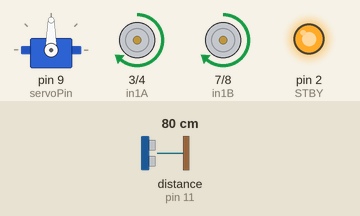
Simulated run of this sketch. Board: Arduino Uno, built with avr-gcc and run on an emulated ATmega328P. Shown: servo, motor-driver pin pairs drawn as motors (green arrow = first pin HIGH = forward, orange = second pin HIGH = backward, longer = more drive, scaled by the enable pin, stopped while the standby pin is LOW), output pins drawn as LEDs (lit = HIGH). Wiring (inferred from the names in the program): ultrasonic range finder: trigger pin 10; echo pin 11. The inputs (shaded band) are chosen by the test bench; at power-on: distance to the obstacle (sensor on pin 11) 80 cm. The echo pulse lasts 58.3 µs per cm; pins used as bus, display or sensor lines are not drawn; what the sketch prints to the serial monitor is not drawn.

Above: at 2.2 s.
2.3 s: distance to the obstacle (sensor on pin 11) set to 24 cm
5.3 s: distance to the obstacle (sensor on pin 11) set to 19 cm
At 8.1 s:
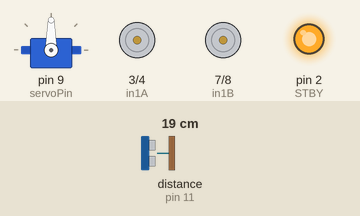
8.3 s: distance to the obstacle (sensor on pin 11) set to 120 cm
11.3 s: distance to the obstacle (sensor on pin 11) set to 2 cm
At 13.3 s:
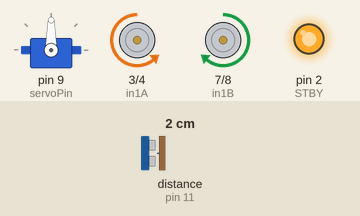
14.3 s: distance to the obstacle (sensor on pin 11) set to 35 cm
At 15.1 s:
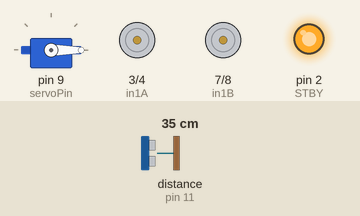
Timing chart, 0 to 18.0 s (numbered marks = the images above; inputs shaded):
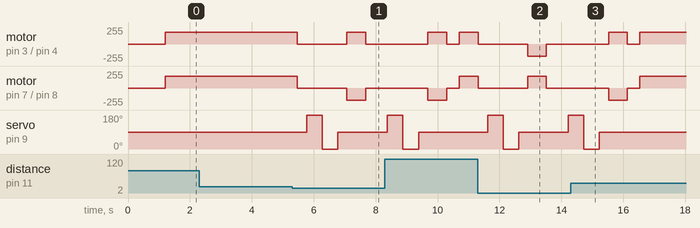

Measured:
- the behaviour switches between 22 and 21 cm on distance to the obstacle (sensor on pin 11) (found by bisection; images 0 and 1)
- after the input at 2.3 s, every drawn part: stays the same
- after the input at 5.3 s, motor on pin 3 (in1A) / pin 4 (in2A): forward 180/255 → stopped after 0.17 s, → forward 180/255 1.6 s later, → stopped 0.60 s later; motor on pin 7 (in1B) / pin 8 (in2B): forward 180/255 → stopped after 0.17 s, → backward 180/255 1.6 s later, → stopped 0.60 s later
- after the input at 11.3 s, motor on pin 3 (in1A) / pin 4 (in2A): forward 180/255 → stopped at once, → backward 180/255 1.6 s later, → stopped 0.60 s later; motor on pin 7 (in1B) / pin 8 (in2B): forward 180/255 → stopped at once, → forward 180/255 1.6 s later, → stopped 0.60 s later
- after the input at 14.3 s, servo on pin 9 (servoPin): goes on until 15.2 s, then stays 90°

The sketch:

Obstacle_Avoiding_Car.ino
```cpp
//include the servo library
#include <Servo.h>

//Set the servo Angle
int servoAngle=90;

// Creates a servo object for controlling the servo motor
Servo myServo;

//Define the PWM pin  which attached to Servo
int servoPin=9;


//Defines Trig and Echo pins of the UltraSonic Sensor
const int trigPin =10;
const int echoPin =11;


//Left two motors
int pwmA= 5;
int in1A=3;
int in2A=4;

//Right two motors
int pwmB=6;
int in1B=7;
int in2B=8;

//Standby
const int STBY=2;

//MotorSpeed values

int motorSpeed =180;


          //                           Main Function

void setup() {

 // Ultra sonic
  pinMode(trigPin,OUTPUT);
  pinMode(echoPin,INPUT);

  //Setup the pin for the Servo
  myServo.write(90);
  myServo.attach(servoPin);

// Set all the motor control pins to outputs
  pinMode(pwmA,OUTPUT);
  pinMode(in1A,OUTPUT);
  pinMode(in2A,OUTPUT);

  pinMode(pwmB,OUTPUT);
  pinMode(in1B,OUTPUT);
  pinMode(in2B,OUTPUT);

// TB6612FNG standby
  pinMode(STBY, OUTPUT);
  digitalWrite(STBY, HIGH);

  Serial.begin(9600);

  stopMotors();

  delay(1000);


}

void loop() {

  // Look stright
  myServo.write(90);
  delay(200);

  //Measure Distance
  int distance =getDistance();

  Serial.print("Distance: ");
  Serial.print(distance);
  Serial.print(" cm");


  //If there no Obstacle

  if (distance>20){
    moveForward();
  }

  //If there Obstacle

  else {
    stopMotors();
    delay(300);

    //Check left

    myServo.write(180);
    delay(500);

    int leftDistance = getDistance();

    Serial.print("Left: ");
    Serial.print(leftDistance);
    Serial.println(" cm");

    //Check Right

    myServo.write(0);
    delay(500);

    int rightDistance = getDistance();

    Serial.print("Right : ");
    Serial.print(rightDistance);
    Serial.println(" cm");

    // return servo to center
    myServo.write(90);
    delay(300);

    // Decide direction
    if(leftDistance>rightDistance){
      turnLeft();
      delay(600);
    }

    else {
      turnRight();
      delay(600);
    }

    stopMotors();
    delay(200);

  }

}


  //                              Other Functions


  // Ultra sonic sensor distance function

  int getDistance(){

    //Make sure trigger starts LOW
    digitalWrite(trigPin, LOW);
    delayMicroseconds(2);

    // Send 10 microsecond pulse
    digitalWrite(trigPin, HIGH);
    delayMicroseconds(10);
    digitalWrite(trigPin, LOW);

    //Measure echo
    int duration = pulseIn(echoPin, HIGH,30000);

    //If no echo received
    if(duration ==0){
      return 400;
    }

    //calculate distance
    int calculatedDistance = duration * 0.034 /2;
    return calculatedDistance;
  }


  //Move Forward

  void moveForward(){

    //left side forward
    digitalWrite(in1A,HIGH);
    digitalWrite(in2A,LOW);

    //right side forward
    digitalWrite(in1B,HIGH);
    digitalWrite(in2B,LOW);

    //Motor speed
    analogWrite(pwmA,motorSpeed);
    analogWrite(pwmB,motorSpeed);
  }

  //Stop Motors

  void stopMotors(){

    //Set Motorspeed to 0
    analogWrite(pwmA,0);
    analogWrite(pwmB,0);

    // Stop left side
    digitalWrite(in1A,LOW);
    digitalWrite(in2A,LOW);

    // stop right side
    digitalWrite(in1B,LOW);
    digitalWrite(in2B,LOW);

  }


  //Turn left

   void turnLeft(){

    //left side backward
    digitalWrite(in1A,LOW);
    digitalWrite(in2A,HIGH);

    //right side forward
    digitalWrite(in1B,HIGH);
    digitalWrite(in2B,LOW);

    //Motor speed
    analogWrite(pwmA,motorSpeed);
    analogWrite(pwmB,motorSpeed);
  }


  //Turn Right

   void turnRight(){

    //left side forward
    digitalWrite(in1A,HIGH);
    digitalWrite(in2A,LOW);

    //right side forward
    digitalWrite(in1B,LOW);
    digitalWrite(in2B,HIGH);

    //Motor speed
    analogWrite(pwmA,motorSpeed);
    analogWrite(pwmB,motorSpeed);
  }
```
